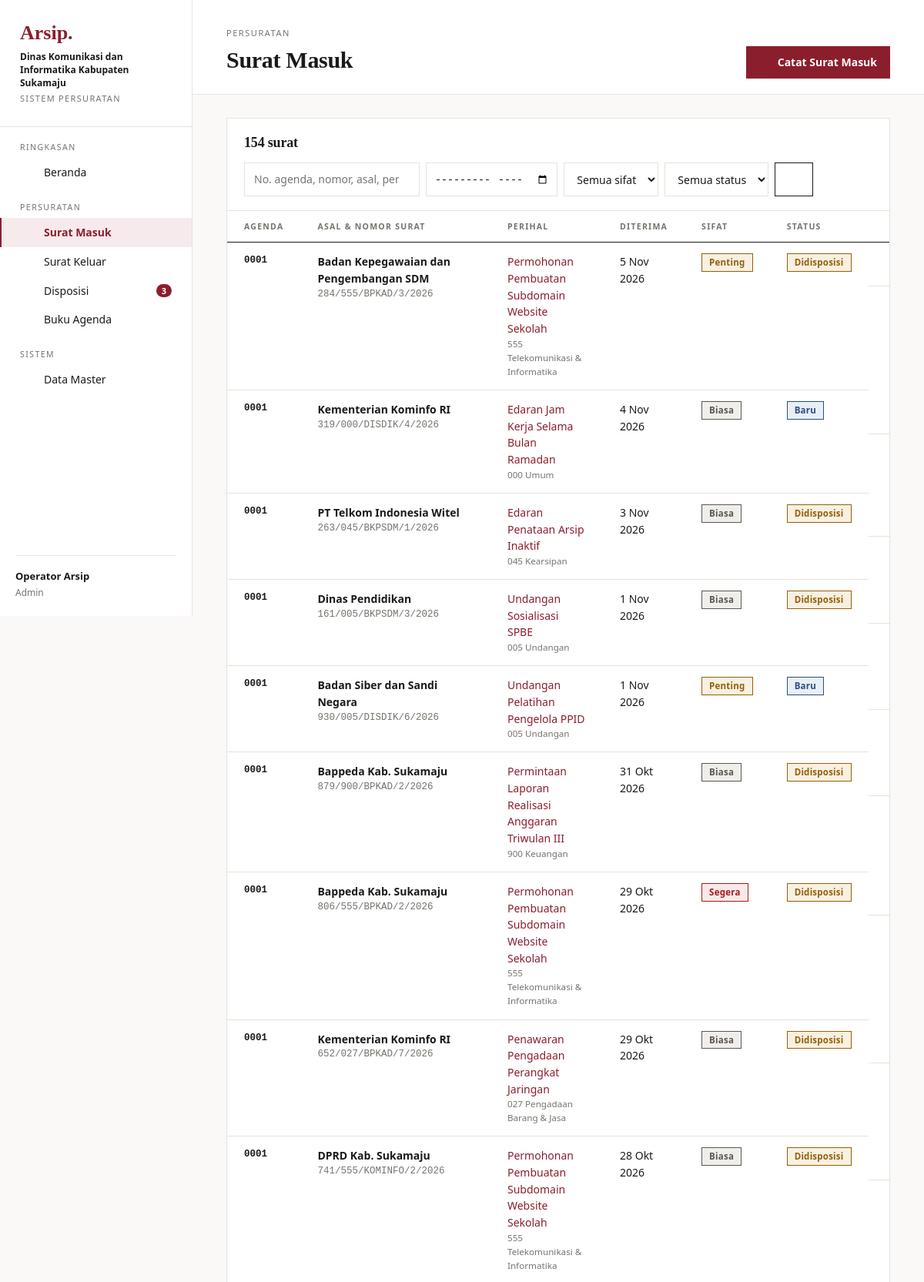
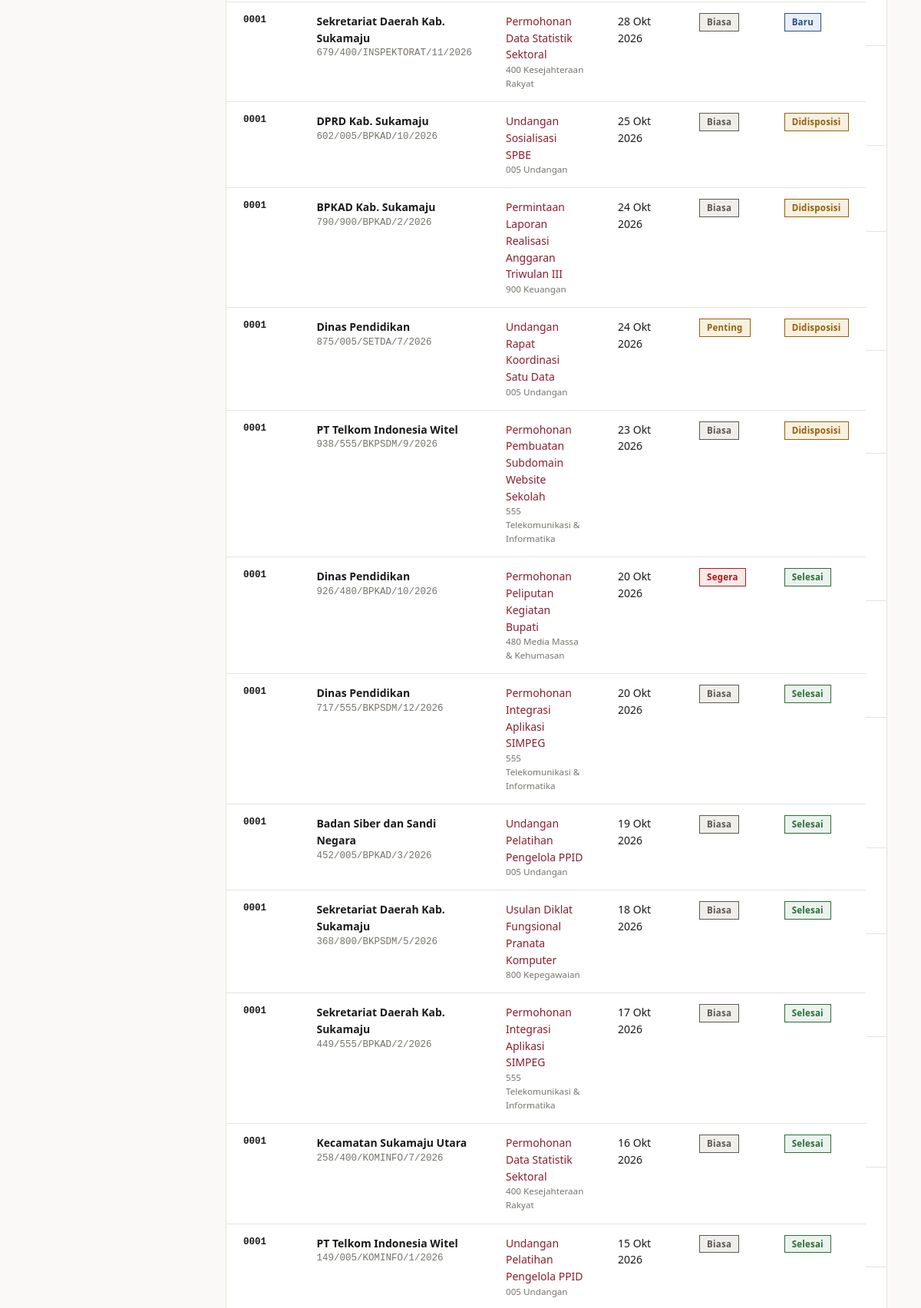
The app's page /index.php?page=masuk (signed in, upper part) with its own data (2 pictures, top to bottom).
### tables this page shows
CREATE TABLE pengaturan (
  id INT PRIMARY KEY,
  nama_instansi VARCHAR(150) NOT NULL,
  kode_instansi VARCHAR(30) NOT NULL,
  alamat VARCHAR(255),
  telepon VARCHAR(30),
  pimpinan VARCHAR(100),
  jabatan_pimpinan VARCHAR(100)
);

CREATE TABLE surat_masuk (
  id INT AUTO_INCREMENT PRIMARY KEY,
  no_agenda VARCHAR(10) NOT NULL,
  no_surat VARCHAR(100) NOT NULL,
  tgl_surat DATE NOT NULL,
  tgl_terima DATE NOT NULL,
  asal VARCHAR(150) NOT NULL,
  perihal VARCHAR(255) NOT NULL,
  klasifikasi_id INT,
  sifat ENUM('Biasa','Penting','Segera','Rahasia') NOT NULL DEFAULT 'Biasa',
  lampiran VARCHAR(50),
  file VARCHAR(100),
  status ENUM('baru','didisposisi','selesai') NOT NULL DEFAULT 'baru',
  user_id INT,
  created_at TIMESTAMP DEFAULT CURRENT_TIMESTAMP,
  INDEX (tgl_terima),
  FOREIGN KEY (klasifikasi_id) REFERENCES klasifikasi(id) ON DELETE SET NULL,
  FOREIGN KEY (user_id) REFERENCES users(id) ON DELETE SET NULL
);

CREATE TABLE klasifikasi (
  id INT AUTO_INCREMENT PRIMARY KEY,
  kode VARCHAR(10) NOT NULL UNIQUE,
  nama VARCHAR(100) NOT NULL
);

### index.php (called while the page is built, shortened)
<?php
require __DIR__ . '/includes/bootstrap.php';
$routes = [
    'login'            => 'pages/login.php',
    'logout'           => 'pages/logout.php',
    'dashboard'        => 'pages/dashboard.php',
    'masuk'            => 'pages/masuk/index.php',
    'masuk.form'       => 'pages/masuk/form.php',
    'masuk.detail'     => 'pages/masuk/detail.php',
    'masuk.hapus'      => 'pages/masuk/hapus.php',
    'masuk.lembar'     => 'pages/masuk/lembar.php',
    'keluar'           => 'pages/keluar/index.php',
    'keluar.form'      => 'pages/keluar/form.php',
    'keluar.hapus'     => 'pages/keluar/hapus.php',
    'disposisi'        => 'pages/disposisi/index.php',
    'disposisi.simpan' => 'pages/disposisi/simpan.php',
    'disposisi.respon' => 'pages/disposisi/respon.php',
    'agenda'           => 'pages/agenda.php',
    'master'           => 'pages/master/index.php',
    'berkas'           => 'pages/berkas.php',
];
$page = $_GET['page'] ?? 'dashboard';
require __DIR__ . '/' . $routes[$page];

### pages/masuk/index.php (the view, shortened to what this page needs)
<?php
$title = 'Surat Masuk';
$eyebrow = 'Persuratan';
$actions = '<a href="' . url('masuk.form') . '" class="btn btn-primary">' . icon('plus', 16) . ' Catat Surat Masuk</a>';
$cari = trim($_GET['cari'] ?? '');
$sifat = $_GET['sifat'] ?? '';
$bulan = $_GET['bulan'] ?? '';
$where = ['1=1'];
$params = [];
$rows = q('SELECT s.*, k.kode, k.nama klas FROM surat_masuk s LEFT JOIN klasifikasi k ON k.id = s.klasifikasi_id
           WHERE ' . implode(' AND ', $where) . ' ORDER BY s.tgl_terima DESC, s.id DESC LIMIT 200', $params)->fetchAll();
require __DIR__ . '/../../includes/header.php';
?>
<div class="panel">
    <div class="panel-head">
        <h2><?= count($rows) ?> surat</h2>
        <form class="filters" method="get">
            <input type="search" name="cari" placeholder="No. agenda, nomor, asal, perihal" value="<?= e($cari) ?>">
            <input type="month" name="bulan" value="<?= e($bulan) ?>" style="padding:9px 10px;border:1px solid var(--line)">
            <select name="sifat"><option value="">Semua sifat</option><?php foreach (['Biasa', 'Penting', 'Segera', 'Rahasia'] as $o): ?><option <?= $sifat === $o ? 'selected' : '' ?>><?= $o ?></option><?php endforeach; ?></select>
            <select name="status"><option value="">Semua status</option></select>
            <button class="btn"><?= icon('search', 16) ?></button>
        </form>
    </div>
    <div class="table-wrap"><table>
        <thead><tr><th>Agenda</th><th>Asal & Nomor Surat</th><th>Perihal</th><th>Diterima</th><th>Sifat</th><th>Status</th><th></th></tr></thead>
        <tbody>
        <?php foreach ($rows as $s): ?>
            <tr>
                <td class="mono"><strong><?= e($s['no_agenda']) ?></strong></td>
                <td><strong><?= e($s['asal']) ?></strong><small class="mono"><?= e($s['no_surat']) ?></small></td>
                <td><a href="<?= url('masuk.detail', ['id' => $s['id']]) ?>"><?= e($s['perihal']) ?></a><small><?= e($s['kode'] . ' ' . $s['klas']) ?><?= $s['file'] ? ' · berkas terlampir' : '' ?></small></td>
                <td><?= tgl($s['tgl_terima']) ?></td>
                <td><?= status_badge($s['sifat']) ?></td>
                <td><?= status_badge($s['status']) ?></td>
                <td class="actions">
                    <a class="icon-btn" title="Detail & disposisi" href="<?= url('masuk.detail', ['id' => $s['id']]) ?>"><?= icon('eye', 16) ?></a>
                </td>
            </tr>
        <?php endforeach; ?>
        </tbody>
    </table></div>
</div>
<?php require __DIR__ . '/../../includes/footer.php'; ?>

### includes/bootstrap.php (shortened to what this page needs)
<?php
function db(): PDO
{
    static $pdo = null;
    if ($pdo === null) {
        $c = require __DIR__ . '/../config/database.php';
        $dsn = "mysql:host={$c['host']};port={$c['port']};dbname={$c['database']};charset=utf8mb4";
        try {
            $pdo = new PDO($dsn, $c['username'], $c['password'], [
                PDO::ATTR_ERRMODE => PDO::ERRMODE_EXCEPTION,
                PDO::ATTR_DEFAULT_FETCH_MODE => PDO::FETCH_ASSOC,
            ]);
        } catch (PDOException $e) {
            die('<h3>Koneksi database gagal.</h3><p>Cek config/database.php dan pastikan database <b>'
                . htmlspecialchars($c['database']) . '</b> sudah di-import.</p>');
        }
    }
    return $pdo;
}
function q(string $sql, array $params = []): PDOStatement
{
    $st = db()->prepare($sql);
    $st->execute($params);
    return $st;
}
function e($v): string
{
    return htmlspecialchars((string) $v, ENT_QUOTES, 'UTF-8');
}
function tgl($date): string
{
    $bulan = ['', 'Jan', 'Feb', 'Mar', 'Apr', 'Mei', 'Jun', 'Jul', 'Agu', 'Sep', 'Okt', 'Nov', 'Des'];
    $t = strtotime($date);
    return date('j', $t) . ' ' . $bulan[(int) date('n', $t)] . ' ' . date('Y', $t);
}
function url(string $page = 'dashboard', array $params = []): string
{
    return 'index.php?' . http_build_query(['page' => $page] + $params);
}
function user(): ?array
{
    return $_SESSION['user'] ?? null;
}
function setting(): array
{
    static $s = null;
    return $s ??= q('SELECT * FROM pengaturan WHERE id = 1')->fetch() ?: [];
}
function icon(string $name, int $size = 18): string
{
    $p = $paths[$name] ?? '';
    return '<svg class="ic" width="' . $size . '" height="' . $size . '" viewBox="0 0 24 24" fill="none" stroke="currentColor" stroke-width="2" stroke-linecap="round" stroke-linejoin="round">' . $p . '</svg>';
}
function status_badge(string $s): string
{
    $map = [
        'baru' => 'blue', 'didisposisi' => 'amber', 'selesai' => 'green',
        'belum' => 'red', 'dibaca' => 'amber',
        'Biasa' => 'gray', 'Penting' => 'amber', 'Segera' => 'red', 'Rahasia' => 'blue',
    ];
    return '<span class="badge badge-' . ($map[$s] ?? 'gray') . '">' . e(ucfirst($s)) . '</span>';
}

### includes/header.php (shortened to what this page needs)
<?php
$u = user();
$disposisiBaru = (int) q("SELECT COUNT(*) FROM disposisi WHERE status = 'belum'" . ($u['role'] === 'staf' ? ' AND ke_bagian_id = ' . (int) $u['bagian_id'] : ''))->fetchColumn();
$menu = [
    'Ringkasan' => [['dashboard', 'Beranda', 'home', 0]],
    'Persuratan' => [
        ['masuk', 'Surat Masuk', 'inbox', 0],
        ['keluar', 'Surat Keluar', 'send', 0],
        ['disposisi', 'Disposisi', 'share', $disposisiBaru],
        ['agenda', 'Buku Agenda', 'book', 0],
    ],
];
if (is_admin()) $menu['Sistem'] = [['master', 'Data Master', 'folder', 0]];
$current = explode('.', $_GET['page'] ?? 'dashboard')[0];
$set = setting();
?>
<!DOCTYPE html>
<html lang="id">
<head>
    <link rel="stylesheet" href="assets/css/style.css">
</head>
<body>
<div class="layout">
    <aside class="sidebar" id="sidebar">
        <div class="brand">
            <div class="mark">Arsip.</div>
            <strong><?= e($set['nama_instansi']) ?></strong>
            <small>Sistem Persuratan</small>
        </div>
        <nav>
            <?php foreach ($menu as $section => $items): ?>
                <div class="nav-section"><?= $section ?></div>
                <?php foreach ($items as [$key, $label, $ic, $count]): ?>
                    <a href="<?= url($key) ?>" class="<?= $current === $key ? 'active' : '' ?>"><?= icon($ic, 17) ?> <?= $label ?>
                        <?php if ($count): ?><span class="count"><?= $count ?></span><?php endif; ?></a>
                <?php endforeach; ?>
            <?php endforeach; ?>
        </nav>
        <div class="grow"></div>
        <div class="user-box">
            <div class="grow"><strong><?= e($u['nama']) ?></strong><small><?= e(ucfirst($u['role'])) ?></small></div>
            <a href="<?= url('logout') ?>" class="icon-btn" title="Keluar"><?= icon('logout', 17) ?></a>
        </div>
    </aside>
    <main class="main">
        <header class="topbar">
            <div>
                <div class="eyebrow"><?= e($eyebrow ?? 'Sistem Arsip Surat') ?></div>
                <h1><?= e($title ?? 'Beranda') ?></h1>
            </div>
            <div class="topbar-actions"><?= $actions ?? '' ?></div>
        </header>
        <div class="content">

### records on screen
pengaturan: nama_instansi "Dinas Komunikasi dan Informatika Kabupaten Sukamaju"
surat_masuk: no_agenda "0001", asal "Badan Kepegawaian dan Pengembangan SDM", no_surat "284/555/BPKAD/3/2026", perihal "Permohonan Pembuatan Subdomain Website Sekolah", klasifikasi.nama "555 Telekomunikasi & Informatika", tgl_terima "5 Nov 2026", sifat "Penting Didisposisi"
surat_masuk: no_agenda "0001", asal "Kementerian Kominfo RI", no_surat "319/000/DISDIK/4/2026", perihal "Edaran Jam Kerja Selama Bulan Ramadan", klasifikasi.nama "000 Umum", tgl_terima "4 Nov 2026", sifat "Biasa Baru"
surat_masuk: no_agenda "0001", asal "PT Telkom Indonesia Witel", no_surat "263/045/BKPSDM/1/2026", perihal "Edaran Penataan Arsip Inaktif", klasifikasi.nama "045 Kearsipan", tgl_terima "3 Nov 2026", sifat "Biasa Didisposisi"
surat_masuk: no_agenda "0001", asal "Dinas Pendidikan", no_surat "161/005/BKPSDM/3/2026", perihal "Undangan Sosialisasi SPBE", klasifikasi.nama "005 Undangan", tgl_terima "1 Nov 2026", sifat "Biasa Didisposisi"
surat_masuk: no_agenda "0001", asal "Badan Siber dan Sandi Negara", no_surat "930/005/DISDIK/6/2026", perihal "Undangan Pelatihan Pengelola PPID", klasifikasi.nama "005 Undangan", tgl_terima "1 Nov 2026", sifat "Penting Baru"
surat_masuk: no_agenda "0001", asal "Bappeda Kab. Sukamaju", no_surat "879/900/BPKAD/2/2026", perihal "Permintaan Laporan Realisasi Anggaran Triwulan III", klasifikasi.nama "900 Keuangan", tgl_terima "31 Okt 2026", sifat "Biasa Didisposisi"
surat_masuk: no_agenda "0001", asal "Bappeda Kab. Sukamaju", no_surat "806/555/BPKAD/2/2026", perihal "Permohonan Pembuatan Subdomain Website Sekolah", klasifikasi.nama "555 Telekomunikasi & Informatika", tgl_terima "29 Okt 2026", sifat "Segera Didisposisi"
surat_masuk: no_agenda "0001", asal "Kementerian Kominfo RI", no_surat "652/027/BPKAD/7/2026", perihal "Penawaran Pengadaan Perangkat Jaringan", klasifikasi.nama "027 Pengadaan Barang & Jasa", tgl_terima "29 Okt 2026", sifat "Biasa Didisposisi"
surat_masuk: no_agenda "0001", asal "DPRD Kab. Sukamaju", no_surat "741/555/KOMINFO/2/2026", perihal "Permohonan Pembuatan Subdomain Website Sekolah", klasifikasi.nama "555 Telekomunikasi & Informatika", tgl_terima "28 Okt 2026", sifat "Biasa Didisposisi"
surat_masuk: no_agenda "0001", asal "Sekretariat Daerah Kab. Sukamaju", no_surat "679/400/INSPEKTORAT/11/2026", perihal "Permohonan Data Statistik Sektoral", klasifikasi.nama "400 Kesejahteraan Rakyat", tgl_terima "28 Okt 2026", sifat "Biasa Baru"
surat_masuk: no_agenda "0001", asal "DPRD Kab. Sukamaju", no_surat "602/005/BPKAD/10/2026", perihal "Undangan Sosialisasi SPBE", klasifikasi.nama "005 Undangan", tgl_terima "25 Okt 2026", sifat "Biasa Didisposisi"
surat_masuk: no_agenda "0001", asal "BPKAD Kab. Sukamaju", no_surat "790/900/BPKAD/2/2026", perihal "Permintaan Laporan Realisasi Anggaran Triwulan III", klasifikasi.nama "900 Keuangan", tgl_terima "24 Okt 2026", sifat "Biasa Didisposisi"
surat_masuk: no_agenda "0001", asal "Dinas Pendidikan", no_surat "875/005/SETDA/7/2026", perihal "Undangan Rapat Koordinasi Satu Data", klasifikasi.nama "005 Undangan", tgl_terima "24 Okt 2026", sifat "Penting Didisposisi"
surat_masuk: no_agenda "0001", asal "PT Telkom Indonesia Witel", no_surat "938/555/BKPSDM/9/2026", perihal "Permohonan Pembuatan Subdomain Website Sekolah", klasifikasi.nama "555 Telekomunikasi & Informatika", tgl_terima "23 Okt 2026", sifat "Biasa Didisposisi"
surat_masuk: no_agenda "0001", asal "Dinas Pendidikan", no_surat "926/480/BPKAD/10/2026", perihal "Permohonan Peliputan Kegiatan Bupati", klasifikasi.nama "480 Media Massa & Kehumasan", tgl_terima "20 Okt 2026", sifat "Segera Selesai"
surat_masuk: no_agenda "0001", asal "Dinas Pendidikan", no_surat "717/555/BKPSDM/12/2026", perihal "Permohonan Integrasi Aplikasi SIMPEG", klasifikasi.nama "555 Telekomunikasi & Informatika", tgl_terima "20 Okt 2026", sifat "Biasa Selesai"
surat_masuk: no_agenda "0001", asal "Badan Siber dan Sandi Negara", no_surat "452/005/BPKAD/3/2026", perihal "Undangan Pelatihan Pengelola PPID", klasifikasi.nama "005 Undangan", tgl_terima "19 Okt 2026", sifat "Biasa Selesai"
surat_masuk: no_agenda "0001", asal "Sekretariat Daerah Kab. Sukamaju", no_surat "368/800/BKPSDM/5/2026", perihal "Usulan Diklat Fungsional Pranata Komputer", klasifikasi.nama "800 Kepegawaian", tgl_terima "18 Okt 2026", sifat "Biasa Selesai"
surat_masuk: no_agenda "0001", asal "Sekretariat Daerah Kab. Sukamaju", no_surat "449/555/BPKAD/2/2026", perihal "Permohonan Integrasi Aplikasi SIMPEG", klasifikasi.nama "555 Telekomunikasi & Informatika", tgl_terima "17 Okt 2026", sifat "Biasa Selesai"
surat_masuk: no_agenda "0001", asal "Kecamatan Sukamaju Utara", no_surat "258/400/KOMINFO/7/2026", perihal "Permohonan Data Statistik Sektoral", klasifikasi.nama "400 Kesejahteraan Rakyat", tgl_terima "16 Okt 2026", sifat "Biasa Selesai"
surat_masuk: no_agenda "0001", asal "PT Telkom Indonesia Witel", no_surat "149/005/KOMINFO/1/2026", perihal "Undangan Pelatihan Pengelola PPID", klasifikasi.nama "005 Undangan", tgl_terima "15 Okt 2026", sifat "Biasa Selesai"

### other values on screen
$section "RINGKASAN"
$label "Beranda"
$section "PERSURATAN"
$label "Surat Masuk"
$label "Surat Keluar"
$label "Disposisi"
$count "3"
$label "Buku Agenda"
$section "SISTEM"
$label "Data Master"
$u['nama'] "Operator Arsip"
$u['role'] "Admin"
$eyebrow "PERSURATAN"
$title "Surat Masuk"
count($rows) "154"
